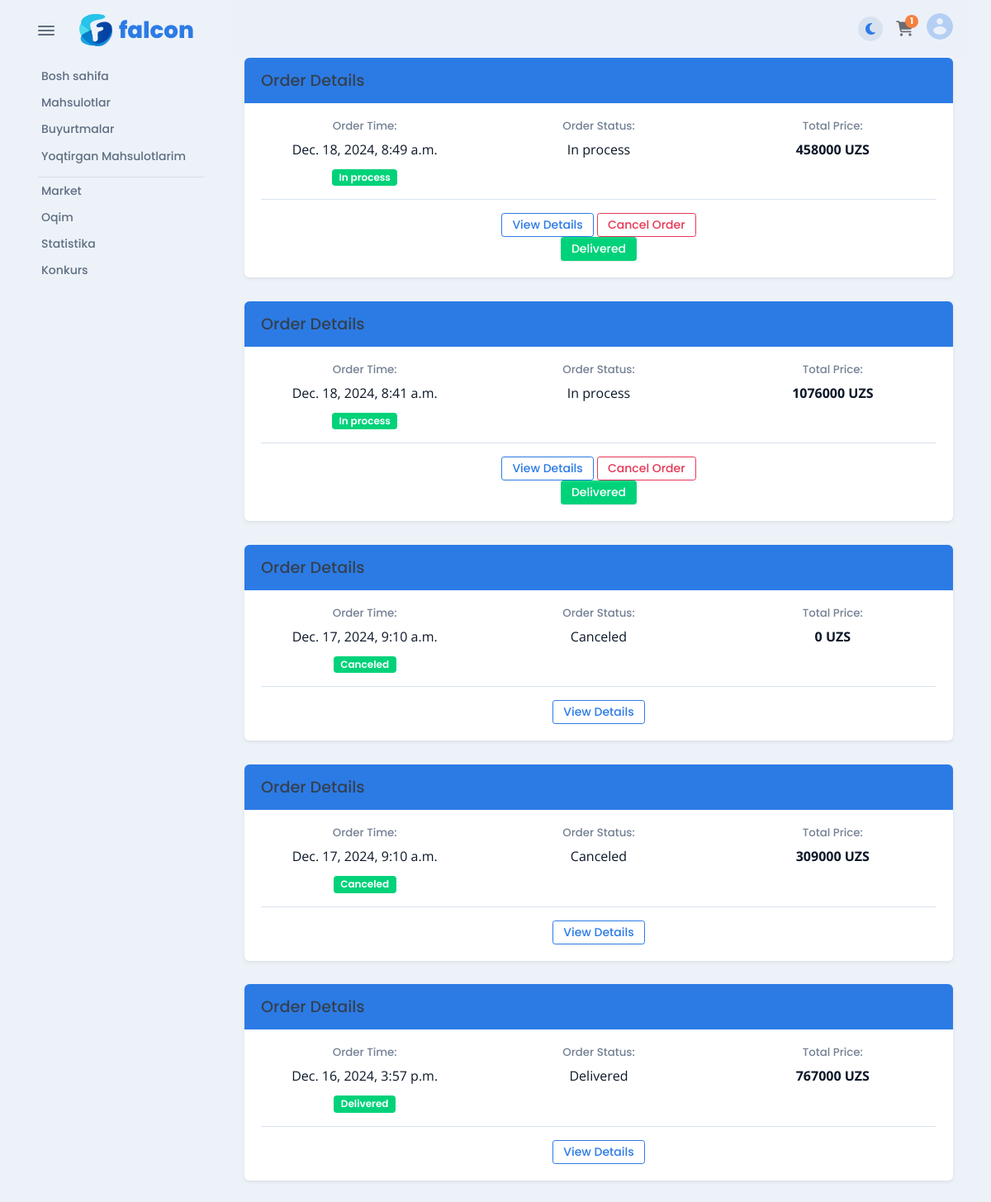
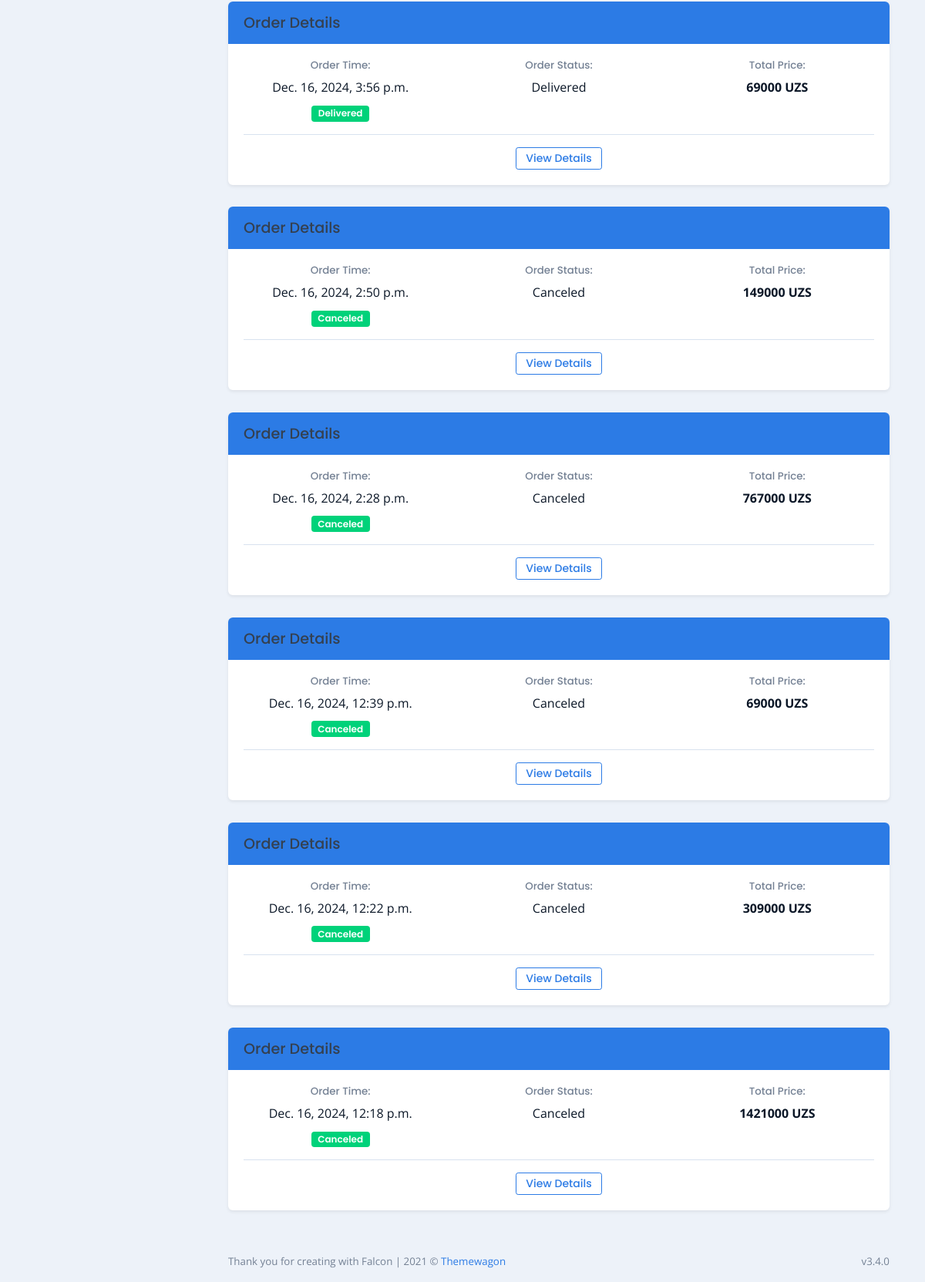
The app's page /orders/ (signed in) with its own data (2 pictures, top to bottom).
### apps/user/models.py (models this page shows)
class Order(Model):
    class ORDERSTATUSCHOICE(TextChoices):
        in_process = "In process", "In process"
        canceled = "Canceled", "Canceled"
        delivered = "Delivered", "Delivered"
    user = ForeignKey(User, on_delete=CASCADE, related_name='orders')
    status = CharField(choices=ORDERSTATUSCHOICE.choices, max_length=100, default="In process")
    created_at = DateTimeField(auto_now_add=True)
    def save(self, *args, **kwargs):
        if self.status == "Delivered":
            for about in self.about.all():
                if about.thread_status == "Waiting":
                    about.thread_status = "Paid"
                    user = about.thread_user
                    if user:
                        user.money += about.product.seller_price - about.thread_discount
                        user.save()
                    about.save()
        return super().save(*args, **kwargs)

### apps/user/views.py (the view)
# urls.py: path('orders/', OrderListView.as_view(), name='orders'),
class OrderListView(LoginRequiredMixin, ListView):
    template_name = 'user/orders.html'
    context_object_name = 'orders'
    def get_queryset(self):
        orders = Order.objects.filter(user=self.request.user).annotate(
            total=Value(0, output_field=IntegerField())).order_by('-created_at')
        return orders
    def get_context_data(self, **kwargs):
        context = super().get_context_data(**kwargs)
        cart_items_count = AboutCart.objects.filter(cart=self.request.user.cart).count()
        orders = self.get_queryset()
        for order in orders:
            total = 0
            for about in order.about.all():
                total += about.product.price * about.quantity
            order.total += total
            order.save()
        context['cart_items_count'] = cart_items_count
        context['orders'] = orders
        return context

### templates/user/orders.html (shortened to what this page needs)
{% extends 'base_include/base.html' %}
{% load static %}
{% block main %}
    <nav class="navbar navbar-light navbar-glass navbar-top navbar-expand">
        <ul class="navbar-nav navbar-nav-icons ms-auto flex-row align-items-center">
            <li class="nav-item">
                <div class="theme-control-toggle fa-icon-wait px-2">
                    <label class="mb-0 theme-control-toggle-label theme-control-toggle-dark"
                           for="themeControlToggle" data-bs-toggle="tooltip" data-bs-placement="left"
                           title="Switch to dark theme"><span class="fas fa-moon fs-0"></span></label>
                </div>
            </li>
            {% if user.is_authenticated %}
                <li class="nav-item">
                    <a class="nav-link px-0 notification-indicator notification-indicator-warning notification-indicator-fill fa-icon-wait"
                       href="{% url 'cart' %}"><span class="fas fa-shopping-cart"
                                                     data-fa-transform="shrink-7"
                                                     style="font-size: 33px;"></span><span
                            class="notification-indicator-number">1</span></a>
                </li>
            {% endif %}
            <li class="nav-item dropdown"><a class="nav-link pe-0" id="navbarDropdownUser" href="#"
                                             role="button" data-bs-toggle="dropdown" aria-haspopup="true"
                                             aria-expanded="false">
                <div class="avatar avatar-xl">
                    <img class="rounded-circle" src="{% static "assets/img/team/avatar.png" %}" alt=""/>
                </div>
            </a>
            </li>
        </ul>
    </nav>
    {% for order in orders %}
        <div class="card mb-4 shadow-sm">
            <div class="card-header bg-primary text-white">
                <h5 class="mb-0">Order Details</h5>
            </div>
            <div class="card-body">
                <div class="row">
                    <div class="col-md-4 text-center">
                        <h6 class="text-secondary">Order Time:</h6>
                        <p class="text-dark mb-2">{{ order.created_at }}</p>
                        <span class="badge bg-success">{{ order.status }}</span>
                    </div>
                    <div class="col-md-4 text-center">
                        <h6 class="text-secondary">Order Status:</h6>
                        <p class="text-dark">{{ order.status }}</p>
                    </div>
                    <div class="col-md-4 text-center">
                        <h6 class="text-secondary">Total Price:</h6>
                        <p class="text-dark fw-bold">{{ order.total }} UZS</p>
                    </div>
                </div>
                <hr>
                <div class="text-center">
                    <button class="btn btn-outline-primary btn-sm">View Details</button>
                    {% if order.status == 'In process' %}
                        <a href="{% url 'cancel-order' order.id %}">
                            <button class="btn btn-outline-danger btn-sm">Cancel Order</button>
                        </a>
                        <form action="{% url 'cancel-order' order.id %}" method="post">
                            <button type="submit" class="btn btn-success btn-sm">Delivered</button>
                        </form>
                    {% endif %}
                </div>
            </div>
        </div>
    {% endfor %}
{% endblock %}

### records on screen
Order: created_at "Dec. 18, 2024, 8:49 a.m.", status "In process", total "458000", shows "Cancel Order"
Order: created_at "Dec. 18, 2024, 8:41 a.m.", status "In process", total "1076000", shows "Cancel Order"
Order: created_at "Dec. 17, 2024, 9:10 a.m.", status "Canceled", total "0"
Order: created_at "Dec. 17, 2024, 9:10 a.m.", status "Canceled", total "309000"
Order: created_at "Dec. 16, 2024, 3:57 p.m.", status "Delivered", total "767000"
Order: created_at "Dec. 16, 2024, 3:56 p.m.", status "Delivered", total "69000"
Order: created_at "Dec. 16, 2024, 2:50 p.m.", status "Canceled", total "149000"
Order: created_at "Dec. 16, 2024, 2:28 p.m.", status "Canceled", total "767000"
Order: created_at "Dec. 16, 2024, 12:39 p.m.", status "Canceled", total "69000"
Order: created_at "Dec. 16, 2024, 12:22 p.m.", status "Canceled", total "309000"
Order: created_at "Dec. 16, 2024, 12:18 p.m.", status "Canceled", total "1421000"
